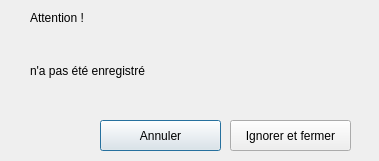
<?xml version="1.0" encoding="UTF-8"?>
<ui version="4.0">
 <class>DialogClose</class>
 <widget class="QDialog" name="DialogClose">
  <property name="geometry">
   <rect>
    <x>0</x>
    <y>0</y>
    <width>379</width>
    <height>161</height>
   </rect>
  </property>
  <property name="windowTitle">
   <string>Dialog</string>
  </property>
  <widget class="QLabel" name="label">
   <property name="geometry">
    <rect>
     <x>30</x>
     <y>50</y>
     <width>311</width>
     <height>41</height>
    </rect>
   </property>
   <property name="text">
    <string>n'a pas été enregistré</string>
   </property>
   <property name="wordWrap">
    <bool>true</bool>
   </property>
  </widget>
  <widget class="QLabel" name="warningLabel">
   <property name="geometry">
    <rect>
     <x>30</x>
     <y>10</y>
     <width>61</width>
     <height>16</height>
    </rect>
   </property>
   <property name="text">
    <string>Attention !</string>
   </property>
  </widget>
  <widget class="QPushButton" name="confirmAndClose">
   <property name="geometry">
    <rect>
     <x>230</x>
     <y>120</y>
     <width>121</width>
     <height>31</height>
    </rect>
   </property>
   <property name="text">
    <string>Ignorer et fermer</string>
   </property>
  </widget>
  <widget class="QPushButton" name="cancel">
   <property name="geometry">
    <rect>
     <x>100</x>
     <y>120</y>
     <width>121</width>
     <height>31</height>
    </rect>
   </property>
   <property name="text">
    <string>Annuler</string>
   </property>
   <property name="default">
    <bool>true</bool>
   </property>
  </widget>
 </widget>
 <resources/>
 <connections/>
</ui>
